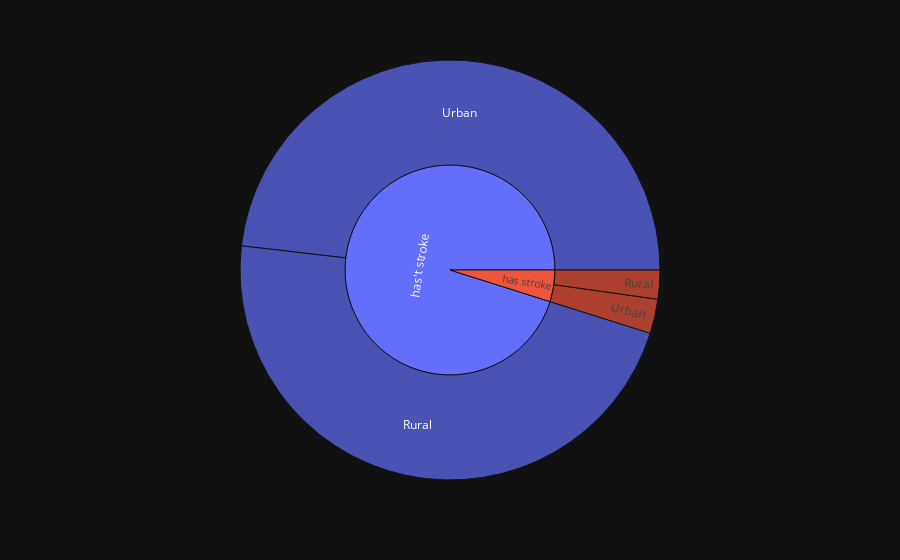

Notebook code cell kept with this figure:
### Code cell
fig = px.sunburst(data, path=['stroke', 'Residence_type'])
py.plot(fig,filename='SCI3',auto_open=True)
fig.show()

### Figure 1 — Plotly figure (JSON) as saved in the notebook; plotly's stock layout.template omitted (floating-point values rounded to 4 significant figures)
{"data": [{"branchvalues": "total", "domain": {"x": [0.0, 1.0], "y": [0.0, 1.0]}, "hovertemplate": "labels=%{label}<br>count=%{value}<br>parent=%{parent}<br>id=%{id}<extra></extra>", "ids": ["has stroke/Rural", "has't stroke/Rural", "has stroke/Urban", "has't stroke/Urban", "has stroke", "has't stroke"], "labels": ["Rural", "Rural", "Urban", "Urban", "has stroke", "has't stroke"], "name": "", "parents": ["has stroke", "has't stroke", "has stroke", "has't stroke", "", ""], "values": [114, 2400, 135, 2461, 249, 4861], "type": "sunburst"}], "layout": {"legend": {"tracegroupgap": 0}, "margin": {"t": 60}}}
